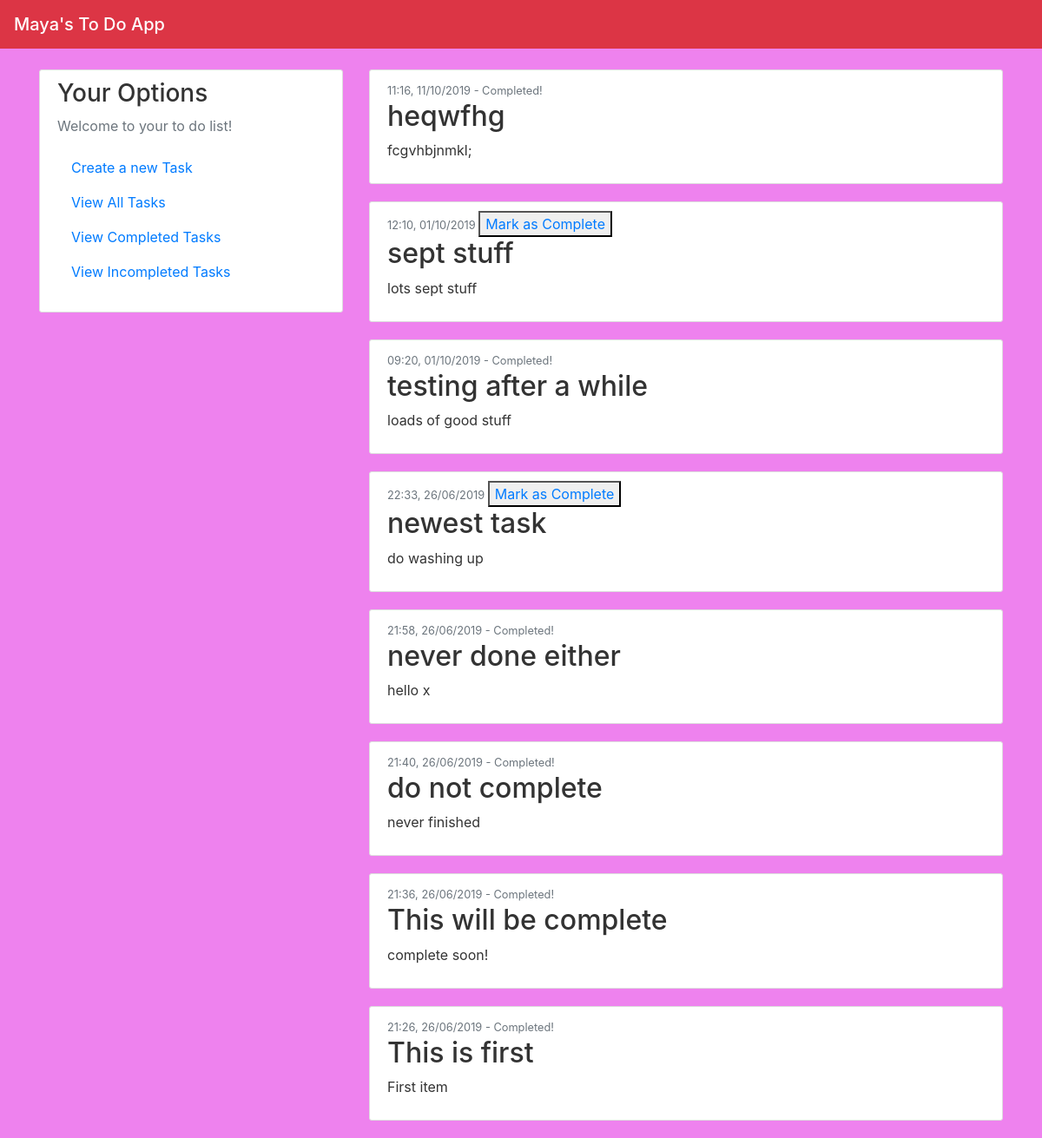
The page /view_all on the database as committed earlier.
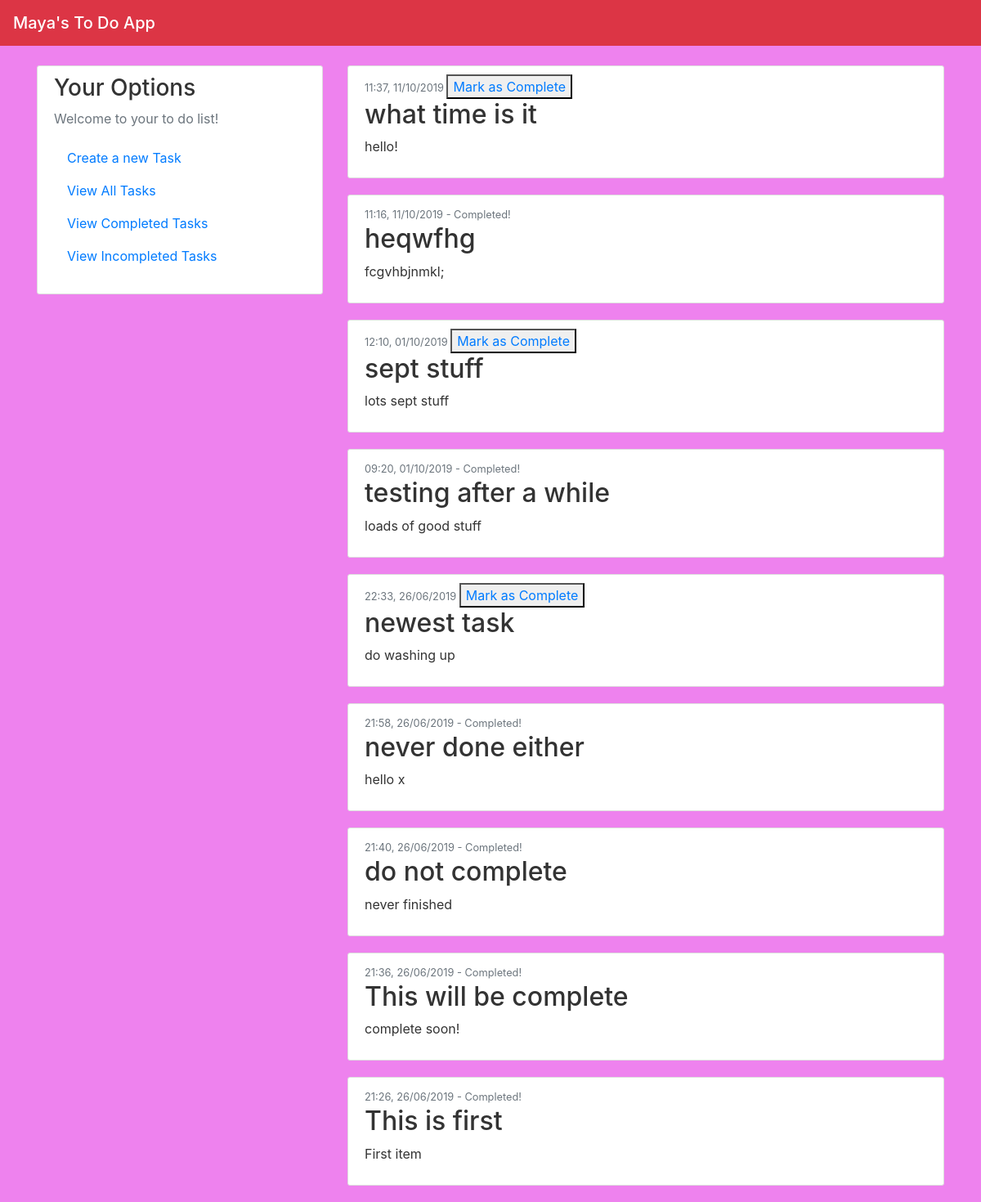
The same page on the database as committed later.
### app.py (models this page shows, shortened)
class Items(db.Model):
    id = db.Column(db.Integer, primary_key=True)
    title = db.Column(db.String(20), unique=False, nullable=False)
    content = db.Column(db.String(120), unique=True, nullable=False)
    date_posted = db.Column(db.DateTime, nullable=False, default=datetime.utcnow)
    complete = db.Column(db.Boolean, unique=False)

### app.py (the view)
@app.route("/view_all")
def view_all():
    posts = Items.query.order_by(Items.date_posted.desc()).all()
    return render_template('view_all.html', posts=posts)

### templates/view_all.html
{% extends "index.html" %}
{% block content %}
    {% for post in posts %}
        <article class="media content-section">
          <div class="media-body">
            <div class="article-metadata">
              {% if post.complete == False %}
                <small class="text-muted">{{ post.date_posted.strftime("%H:%M, %d/%m/%Y") }} </small>
                <button type="button"> <a href="{{ url_for('view_completed',id=post.id) }}"> Mark as Complete </a> </button>
              {% elif post.complete == True %}
                <small class="text-muted">{{ post.date_posted.strftime("%H:%M, %d/%m/%Y") }} - Completed! </small>
              {% endif %}
            </div>
            <h2><a class="article-title">{{ post.title }}</a> </h2>
            <p class="article-content">{{ post.content }}</p>
          </div>
        </article>
    {% endfor %}
{% endblock content %}

### templates/index.html (shortened to what this page needs)
<!DOCTYPE html>
<html>
<head>
    <link rel="stylesheet" href="https://maxcdn.bootstrapcdn.com/bootstrap/4.0.0/css/bootstrap.min.css">
    <link rel="stylesheet" type="text/css" href="{{ url_for('static', filename='main.css') }}">
</head>
<body>
    <header class="site-header">
    <nav class="navbar navbar-dark bg-primary fixed-top bg-danger">
      <span class="navbar-brand mb-0 h1"> Maya's To Do App </span>
    </nav>
    </header>
    <main role="main" class="container">
      <div class="row">
        <div class="col-md-4">
          <div class="content-section">
            <h3>Your Options</h3>
            <p class='text-muted'>Welcome to your to do list!
              <ul class="list-group">
                <a class="nav-item nav-link" href="/create">Create a new Task</a>
                <a class="nav-item nav-link" href="/view_all">View All Tasks</a>
                <a class="nav-item nav-link" href="{{ url_for('view_completed',id=0) }}">View Completed Tasks</a>
                <a class="nav-item nav-link" href="{{ url_for('view_incomplete') }}">View Incompleted Tasks</a>
              </ul>
            </p>
          </div>
        </div>
        <div class="col-md-8">
          {% block content %}{% endblock %}
        </div>
      </div>
    </main>
</body>
</html>

### static/main.css (style rules this page uses)
body { background: #61B2E3; color: #333333; margin-top: 5rem; background-color: rgb(238, 130, 238); }
.content-section { background: #ffffff; padding: 10px 20px; border: 1px solid #dddddd; border-radius: 3px; margin-bottom: 20px; }

Rows that differ between the two databases and show on the page:
added Items: date_posted "11:37, 11/10/2019", title "what time is it", content "hello!"
